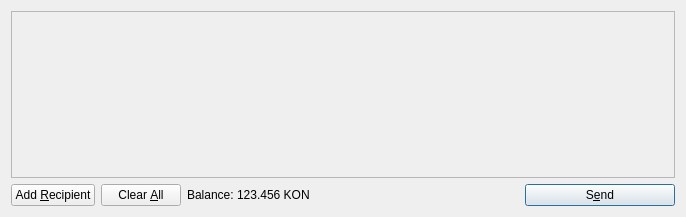
<?xml version="1.0" encoding="UTF-8"?>
<ui version="4.0">
 <class>SendCoinsDialog</class>
 <widget class="QDialog" name="SendCoinsDialog">
  <property name="geometry">
   <rect>
    <x>0</x>
    <y>0</y>
    <width>686</width>
    <height>217</height>
   </rect>
  </property>
  <property name="windowTitle">
   <string>Send Coins</string>
  </property>
  <layout class="QVBoxLayout" name="verticalLayout">
   <item>
    <widget class="QScrollArea" name="scrollArea">
     <property name="widgetResizable">
      <bool>true</bool>
     </property>
     <widget class="QWidget" name="scrollAreaWidgetContents">
      <property name="geometry">
       <rect>
        <x>0</x>
        <y>0</y>
        <width>666</width>
        <height>165</height>
       </rect>
      </property>
      <layout class="QVBoxLayout" name="verticalLayout_2">
       <property name="margin">
        <number>0</number>
       </property>
       <item>
        <layout class="QVBoxLayout" name="entries">
         <property name="spacing">
          <number>6</number>
         </property>
        </layout>
       </item>
       <item>
        <spacer name="verticalSpacer">
         <property name="orientation">
          <enum>Qt::Vertical</enum>
         </property>
         <property name="sizeHint" stdset="0">
          <size>
           <width>20</width>
           <height>40</height>
          </size>
         </property>
        </spacer>
       </item>
      </layout>
     </widget>
    </widget>
   </item>
   <item>
    <layout class="QHBoxLayout" name="horizontalLayout">
     <item>
      <widget class="QPushButton" name="addButton">
       <property name="toolTip">
        <string>Send to multiple recipients at once</string>
       </property>
       <property name="text">
        <string>Add &amp;Recipient</string>
       </property>
       <property name="icon">
        <iconset resource="../bitcoin.qrc">
         <normaloff>:/icons/add</normaloff>:/icons/add</iconset>
       </property>
       <property name="autoDefault">
        <bool>false</bool>
       </property>
      </widget>
     </item>
     <item>
      <widget class="QPushButton" name="clearButton">
       <property name="sizePolicy">
        <sizepolicy hsizetype="Minimum" vsizetype="Fixed">
         <horstretch>0</horstretch>
         <verstretch>0</verstretch>
        </sizepolicy>
       </property>
       <property name="toolTip">
        <string>Remove all transaction fields</string>
       </property>
       <property name="text">
        <string>Clear &amp;All</string>
       </property>
       <property name="icon">
        <iconset resource="../bitcoin.qrc">
         <normaloff>:/icons/remove</normaloff>:/icons/remove</iconset>
       </property>
       <property name="autoRepeatDelay">
        <number>300</number>
       </property>
       <property name="autoDefault">
        <bool>false</bool>
       </property>
      </widget>
     </item>
     <item>
      <layout class="QHBoxLayout" name="horizontalLayout_2">
       <property name="spacing">
        <number>3</number>
       </property>
       <item>
        <widget class="QLabel" name="label">
         <property name="text">
          <string>Balance:</string>
         </property>
        </widget>
       </item>
       <item>
        <widget class="QLabel" name="labelBalance">
         <property name="cursor">
          <cursorShape>IBeamCursor</cursorShape>
         </property>
         <property name="text">
          <string>123.456 KON</string>
         </property>
         <property name="textInteractionFlags">
          <set>Qt::LinksAccessibleByMouse|Qt::TextSelectableByKeyboard|Qt::TextSelectableByMouse</set>
         </property>
        </widget>
       </item>
      </layout>
     </item>
     <item>
      <spacer name="horizontalSpacer">
       <property name="orientation">
        <enum>Qt::Horizontal</enum>
       </property>
       <property name="sizeHint" stdset="0">
        <size>
         <width>40</width>
         <height>20</height>
        </size>
       </property>
      </spacer>
     </item>
     <item>
      <widget class="QPushButton" name="sendButton">
       <property name="minimumSize">
        <size>
         <width>150</width>
         <height>0</height>
        </size>
       </property>
       <property name="toolTip">
        <string>Confirm the send action</string>
       </property>
       <property name="text">
        <string>S&amp;end</string>
       </property>
       <property name="icon">
        <iconset resource="../bitcoin.qrc">
         <normaloff>:/icons/send</normaloff>:/icons/send</iconset>
       </property>
       <property name="default">
        <bool>true</bool>
       </property>
      </widget>
     </item>
    </layout>
   </item>
  </layout>
 </widget>
 <resources>
  <include location="../bitcoin.qrc"/>
 </resources>
 <connections/>
</ui>
